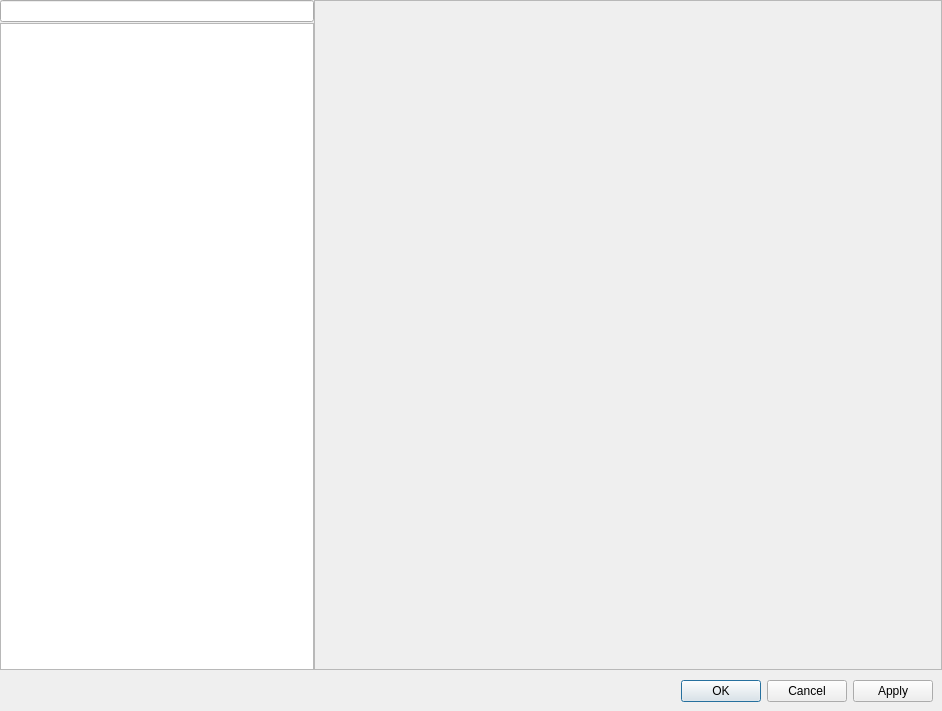
<?xml version="1.0" encoding="UTF-8"?>
<ui version="4.0">
 <class>SettingsDialog</class>
 <widget class="QDialog" name="SettingsDialog">
  <property name="geometry">
   <rect>
    <x>0</x>
    <y>0</y>
    <width>942</width>
    <height>711</height>
   </rect>
  </property>
  <property name="windowTitle">
   <string>Dialog</string>
  </property>
  <layout class="QGridLayout" name="gridLayout">
   <property name="leftMargin">
    <number>0</number>
   </property>
   <property name="topMargin">
    <number>0</number>
   </property>
   <property name="rightMargin">
    <number>0</number>
   </property>
   <property name="bottomMargin">
    <number>0</number>
   </property>
   <property name="horizontalSpacing">
    <number>0</number>
   </property>
   <property name="verticalSpacing">
    <number>1</number>
   </property>
   <item row="3" column="0" colspan="3">
    <layout class="QHBoxLayout" name="horizontalLayout_2">
     <property name="spacing">
      <number>6</number>
     </property>
     <property name="leftMargin">
      <number>9</number>
     </property>
     <property name="topMargin">
      <number>9</number>
     </property>
     <property name="rightMargin">
      <number>9</number>
     </property>
     <property name="bottomMargin">
      <number>9</number>
     </property>
     <item>
      <spacer name="horizontalSpacer">
       <property name="orientation">
        <enum>Qt::Horizontal</enum>
       </property>
       <property name="sizeHint" stdset="0">
        <size>
         <width>40</width>
         <height>20</height>
        </size>
       </property>
      </spacer>
     </item>
     <item>
      <widget class="QPushButton" name="m_ok_button">
       <property name="text">
        <string>OK</string>
       </property>
      </widget>
     </item>
     <item>
      <widget class="QPushButton" name="m_cancel_button">
       <property name="text">
        <string>Cancel</string>
       </property>
      </widget>
     </item>
     <item>
      <widget class="QPushButton" name="m_apply_button">
       <property name="text">
        <string>Apply</string>
       </property>
      </widget>
     </item>
    </layout>
   </item>
   <item row="0" column="0" rowspan="2">
    <widget class="QLineEdit" name="m_setting_search">
     <property name="sizePolicy">
      <sizepolicy hsizetype="Preferred" vsizetype="Fixed">
       <horstretch>0</horstretch>
       <verstretch>0</verstretch>
      </sizepolicy>
     </property>
     <property name="frame">
      <bool>true</bool>
     </property>
    </widget>
   </item>
   <item row="2" column="0">
    <widget class="QTreeView" name="m_setting_list_view">
     <property name="sizePolicy">
      <sizepolicy hsizetype="Preferred" vsizetype="Expanding">
       <horstretch>0</horstretch>
       <verstretch>0</verstretch>
      </sizepolicy>
     </property>
     <property name="font">
      <font>
       <pointsize>10</pointsize>
      </font>
     </property>
     <property name="frameShape">
      <enum>QFrame::StyledPanel</enum>
     </property>
     <property name="alternatingRowColors">
      <bool>false</bool>
     </property>
     <attribute name="headerVisible">
      <bool>false</bool>
     </attribute>
    </widget>
   </item>
   <item row="0" column="1" rowspan="3" colspan="2">
    <widget class="QFrame" name="frame">
     <property name="frameShape">
      <enum>QFrame::StyledPanel</enum>
     </property>
     <property name="frameShadow">
      <enum>QFrame::Sunken</enum>
     </property>
     <layout class="QVBoxLayout" name="verticalLayout_2">
      <property name="spacing">
       <number>6</number>
      </property>
      <property name="leftMargin">
       <number>0</number>
      </property>
      <property name="topMargin">
       <number>0</number>
      </property>
      <property name="rightMargin">
       <number>0</number>
      </property>
      <property name="bottomMargin">
       <number>0</number>
      </property>
      <item>
       <layout class="QVBoxLayout" name="verticalLayout">
        <property name="spacing">
         <number>6</number>
        </property>
        <property name="leftMargin">
         <number>9</number>
        </property>
        <property name="topMargin">
         <number>9</number>
        </property>
        <property name="rightMargin">
         <number>9</number>
        </property>
        <property name="bottomMargin">
         <number>9</number>
        </property>
        <item>
         <widget class="utils::QtStackedWidgetLabel" name="m_setting_label" native="true"/>
        </item>
        <item>
         <widget class="utils::QtStackedWidget" name="m_setting_widgets">
          <property name="sizePolicy">
           <sizepolicy hsizetype="Expanding" vsizetype="Preferred">
            <horstretch>0</horstretch>
            <verstretch>0</verstretch>
           </sizepolicy>
          </property>
         </widget>
        </item>
       </layout>
      </item>
     </layout>
    </widget>
   </item>
  </layout>
 </widget>
 <customwidgets>
  <customwidget>
   <class>utils::QtStackedWidget</class>
   <extends>QStackedWidget</extends>
   <header location="global">flow/utils/qt/stacked_widget/stacked_widget.h</header>
   <container>1</container>
  </customwidget>
  <customwidget>
   <class>utils::QtStackedWidgetLabel</class>
   <extends>QWidget</extends>
   <header location="global">flow/utils/qt/stacked_widget/stacked_widget_label.h</header>
   <container>1</container>
  </customwidget>
 </customwidgets>
 <resources/>
 <connections/>
</ui>
